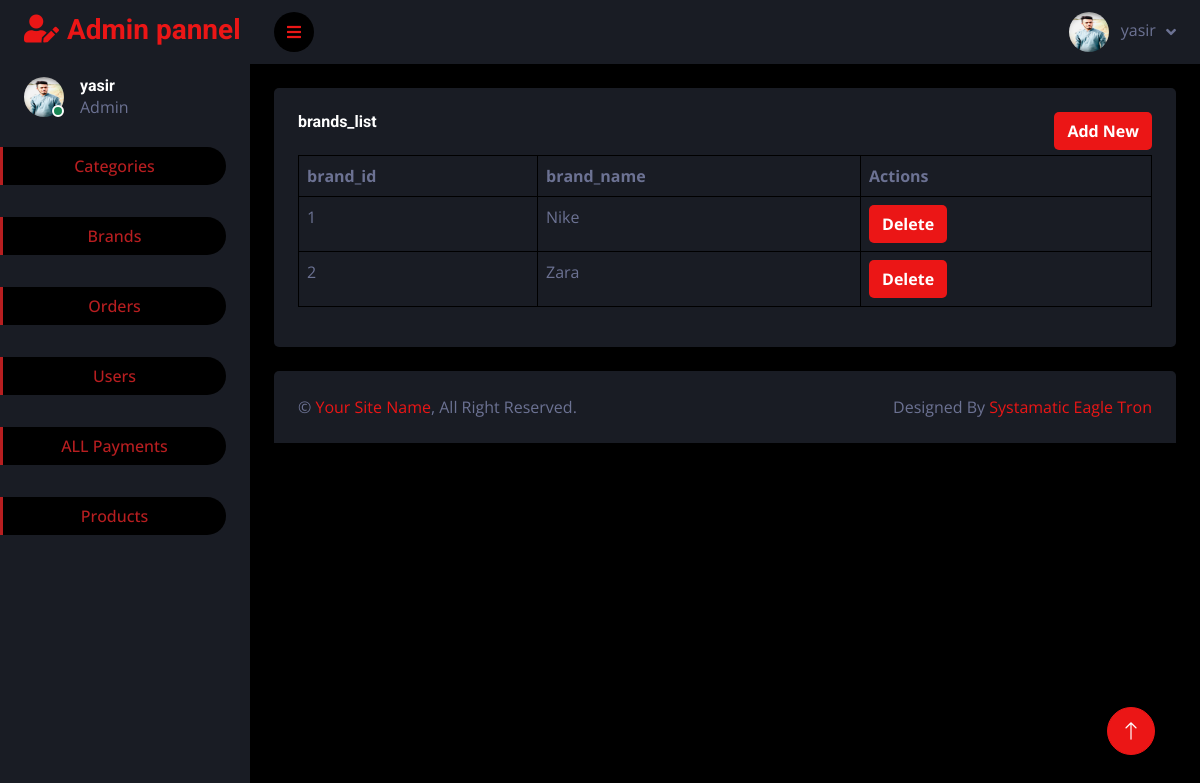
Screenshot of /admin/brand.php with the database file from the repository.
### tables this page shows
CREATE TABLE IF NOT EXISTS `brands` (
  `brand_id` int NOT NULL AUTO_INCREMENT,
  `brand_name` varchar(100) NOT NULL,
  PRIMARY KEY (`brand_id`)
);

### admin/brand.php (the view, shortened to what this page needs)
<?php
include('header.php');
?>
            <div class="container-fluid pt-4 px-4">
            <div class="col-sm-10 col-xl-12">
                        <div class="bg-secondary rounded h-100 p-4">
                        <a href="brand_add.php"><button style="background-color:#EB1616;font-weight:bolder;color:white;float:right;margin-bottom:5px;" class="btn">Add New</button></a>
                            <h6 class="mb-4">brands_list</h6>
                            <div class="table-responsive">
                            <table class="table table-bordered">
                                <thead>
                                    <tr>
                                        <th scope="col">brand_id</th>
                                        <th scope="col">brand_name</th>
                                        <th scope="col">Actions</th>
                                    </tr>
                                </thead>
                                <tbody>
                                    <tr>
                                    <?php
$sqlq=mysqli_query($con,"SELECT * from `brands`" );
 while( $st=mysqli_fetch_array($sqlq)){
?>
                                        <td ><?php echo $st['brand_id'] ?></td>
                                        <td><?php echo $st['brand_name'] ?>  </td>
                                        <td>
                                     <a href="brand.php?del&delete_id=<?php echo $st['brand_id']?>">   <button style="background-color:#EB1616;font-weight:bolder;color:white; margin-right:10px;"  class="btn">Delete</button></a>
                                    </tr>
                        <?php
 }
                        ?>
                                </tbody>
                            </table>
</div>
                        </div>
                    </div>
            </div>
            <?php
include('footer.php');
?>

### admin/header.php (shortened to what this page needs)
<?php
include('config.php');
?>
<!DOCTYPE html>
<html lang="en">
<head>
    <link href="https://cdnjs.cloudflare.com/ajax/libs/font-awesome/5.10.0/css/all.min.css" rel="stylesheet">
    <link href="https://cdn.jsdelivr.net/npm/bootstrap-icons@1.4.1/font/bootstrap-icons.css" rel="stylesheet">
    <link href="lib/owlcarousel/assets/owl.carousel.min.css" rel="stylesheet">
    <link href="lib/tempusdominus/css/tempusdominus-bootstrap-4.min.css" rel="stylesheet" />
    <link href="css/bootstrap.min.css" rel="stylesheet">
    <link href="css/style.css" rel="stylesheet">
</head>
<body>
    <div class="container-fluid position-relative d-flex p-0">
        <?php
               $set = mysqli_query($con,"SELECT * FROM admin");
               $set1 = mysqli_fetch_array($set);
               ?>
        <div class="sidebar pe-4 pb-3">
            <nav class="navbar bg-secondary navbar-dark">
                <a href="index.html" class="navbar-brand mx-4 mb-3">
                    <h3 class="text-primary"><i class="fa fa-user-edit me-2"></i>Admin pannel</h3>
                </a>
                <div class="d-flex align-items-center ms-4 mb-4">
                    <div class="position-relative">
                        <img class="rounded-circle" src="<?php echo $set1['admin_img']?>" alt="" style="width: 40px; height: 40px;">
                        <div class="bg-success rounded-circle border border-2 border-white position-absolute end-0 bottom-0 p-1"></div>
                    </div>
                    <div class="ms-3">
                        <h6 class="mb-0"><?php echo $set1['admin_name']?></h6>
                        <span>Admin</span>
                    </div>
                </div>
                <div class="navbar-nav w-100">
                    <a href="category.php" class="nav-item nav-link active mt-1 text-center">Categories</a><br>
                    <a href="brand.php" class="nav-item nav-link active mt-2 text-center">Brands</a><br>
                    <a href="order.php" class="nav-item nav-link active mt-2 text-center">Orders</a><br>
                    <a href="user.php" class="nav-item nav-link active mt-2 text-center">Users</a><br>
                    <a href="payment.php" class="nav-item nav-link active mt-2 text-center">ALL Payments</a><br>
                    <a href="product.php" class="nav-item nav-link active mt-2 text-center">Products</a><br>
                </div>
            </nav>
        </div>
        <div class="content">
            <nav class="navbar navbar-expand bg-secondary navbar-dark sticky-top px-4 py-0">
                <a href="#" class="sidebar-toggler flex-shrink-0">
                    <i class="fa fa-bars"></i>
                </a>
                <div class="navbar-nav align-items-center ms-auto">
                       <?php
                       $sqlq=mysqli_query($con,"SELECT * from `admin`" );
 ?>
                    <div class="nav-item dropdown">
                        <a href="#" class="nav-link dropdown-toggle" data-bs-toggle="dropdown">
                            <img class="rounded-circle me-lg-2" src="<?php echo $set1['admin_img']?>" alt="" style="width: 40px; height: 40px;">
                            <span class="d-none d-lg-inline-flex"><?php echo $set1['admin_name']?></span>
                        </a>
                    </div>
                </div>
            </nav>

### admin/css/style.css (style rules this page uses)
:root { --primary: #b81e20; --secondary: #191C24; --light: #6C7293; --dark: #000000; }
.btn { transition: .5s; }
.sidebar { position: fixed; top: 0; left: 0; bottom: 0; width: 250px; height: 100vh; overflow-y: auto; background: var(--secondary); transition: 0.5s; z-index: 999; }
.content { margin-left: 250px; min-height: 100vh; background: var(--dark); transition: 0.5s; }
@media (min-width: 992px) { .sidebar { margin-left: 0; } }
@media (min-width: 992px) { .content { width: calc(100% - 250px); } }
.sidebar .navbar .navbar-nav .nav-link { padding: 7px 20px; color: var(--light); font-weight: 500; border-left: 3px solid var(--secondary); border-radius: 0 30px 30px 0; outline: none; }
.sidebar .navbar .navbar-nav .nav-link:hover, .sidebar .navbar .navbar-nav .nav-link.active { color: var(--primary); background: var(--dark); border-color: var(--primary); }
.content .navbar .navbar-nav .nav-link { margin-left: 25px; padding: 12px 0; color: var(--light); outline: none; }
.content .navbar .sidebar-toggler, .content .navbar .navbar-nav .nav-link i { width: 40px; height: 40px; display: inline-flex; align-items: center; justify-content: center; background: var(--dark); border-radius: 40px; }
.content .navbar .dropdown-toggle::after { margin-left: 6px; vertical-align: middle; border: none; content: "\f107"; font-family: "Font Awesome 5 Free"; font-weight: 900; transition: .5s; }

### rows the page displays
brands: brand_id "1", brand_name "Nike"
brands: brand_id "2", brand_name "Zara"

### other values shown
$set1['admin_name'] "yasir"
